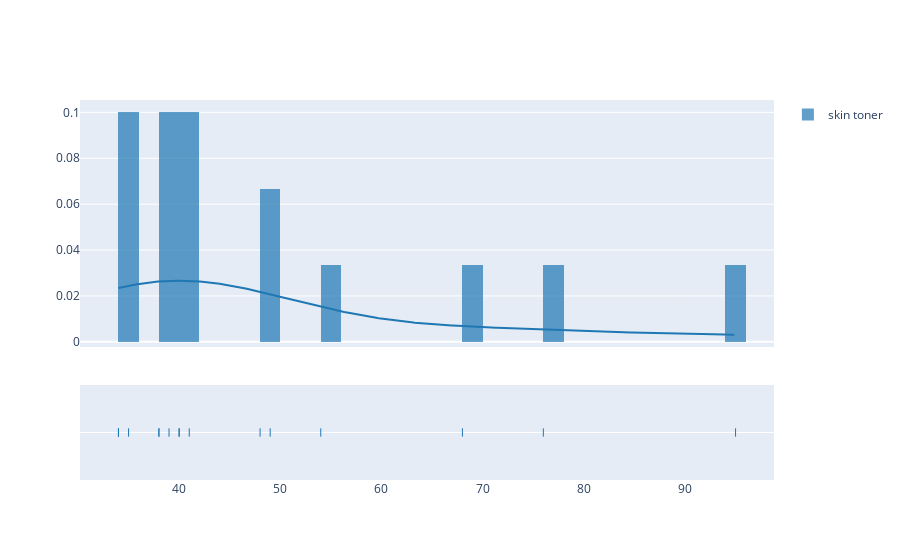

This figure's notebook cell:
### Code cell
hist_data = [toner_price]
group_labels = ['skin toner']
fig = ff.create_distplot(hist_data, group_labels, bin_size=2)
fig.show()

### Figure 1 — Plotly figure (JSON) as saved in the notebook; plotly's stock layout.template omitted (floating-point values rounded to 4 significant figures; data arrays with more than 128 entries replaced by an {"elided": "..."} marker saying what was removed)
{"data": [{"autobinx": false, "histnorm": "probability density", "legendgroup": "skin toner", "marker": {"color": "rgb(31, 119, 180)"}, "name": "skin toner", "opacity": 0.7, "type": "histogram", "x": [40, 68, 40, 54, 95, 48, 34, 41, 76, 38, 49, 38, 35, 34, 39], "xaxis": "x", "xbins": {"end": 95, "size": 2, "start": 34}, "yaxis": "y"}, {"legendgroup": "skin toner", "marker": {"color": "rgb(31, 119, 180)"}, "mode": "lines", "name": "skin toner", "showlegend": false, "type": "scatter", "x": {"elided": "500 float values"}, "xaxis": "x", "y": {"elided": "500 float values"}, "yaxis": "y"}, {"legendgroup": "skin toner", "marker": {"color": "rgb(31, 119, 180)", "symbol": "line-ns-open"}, "mode": "markers", "name": "skin toner", "showlegend": false, "type": "scatter", "x": [40, 68, 40, 54, 95, 48, 34, 41, 76, 38, 49, 38, 35, 34, 39], "xaxis": "x", "y": ["skin toner", "skin toner", "skin toner", "skin toner", "skin toner", "skin toner", "skin toner", "skin toner", "skin toner", "skin toner", "skin toner", "skin toner", "skin toner", "skin toner", "skin toner"], "yaxis": "y2"}], "layout": {"barmode": "overlay", "hovermode": "closest", "legend": {"traceorder": "reversed"}, "xaxis": {"anchor": "y2", "domain": [0, 1], "zeroline": false}, "yaxis": {"anchor": "free", "domain": [0.35, 1], "position": 0}, "yaxis2": {"anchor": "x", "domain": [0, 0.25], "dtick": 1, "showticklabels": false}}}
